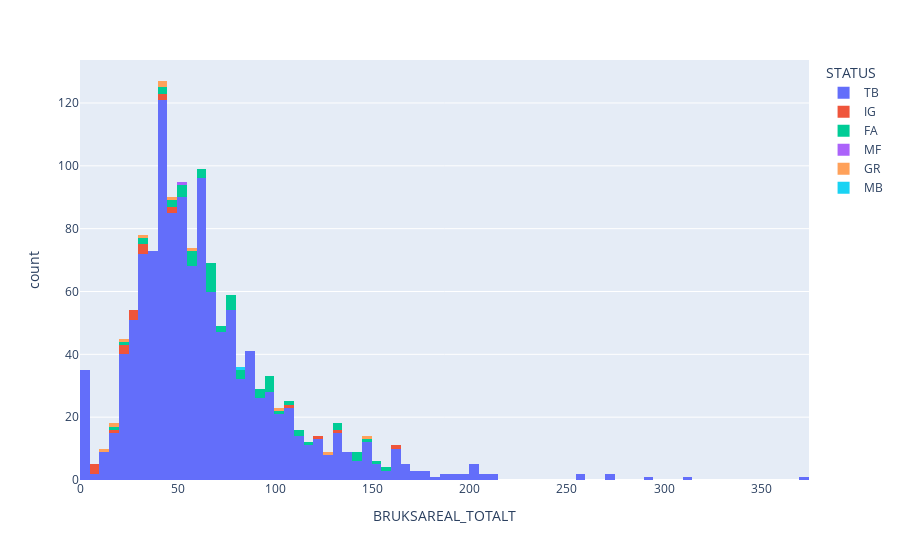

Notebook cell for this chart:
### Markdown cell above
#### 10) Lag et histogram av bruksareal i tabellen
Da må vi først importere en ny pakke, hvor plotly_express er et ypperlig alternativ. For et mer informativt histogram, kan det også være fint å fargelegge histogrammet basert på bygningstype.

### Code cell
import plotly.express as px

px.histogram(bygg, x="BRUKSAREAL_TOTALT", color="STATUS")

### Figure 1 — Plotly figure (JSON) as saved in the notebook; plotly's stock layout.template omitted (floating-point values rounded to 4 significant figures; data arrays with more than 128 entries replaced by an {"elided": "..."} marker saying what was removed)
{"data": [{"alignmentgroup": "True", "bingroup": "x", "hovertemplate": "STATUS=TB<br>BRUKSAREAL_TOTALT=%{x}<br>count=%{y}<extra></extra>", "legendgroup": "TB", "marker": {"color": "#636efa", "pattern": {"shape": ""}}, "name": "TB", "offsetgroup": "TB", "orientation": "v", "showlegend": true, "type": "histogram", "x": {"elided": "1229 int values"}, "xaxis": "x", "yaxis": "y"}, {"alignmentgroup": "True", "bingroup": "x", "hovertemplate": "STATUS=IG<br>BRUKSAREAL_TOTALT=%{x}<br>count=%{y}<extra></extra>", "legendgroup": "IG", "marker": {"color": "#EF553B", "pattern": {"shape": ""}}, "name": "IG", "offsetgroup": "IG", "orientation": "v", "showlegend": true, "type": "histogram", "x": [130, 7, 9, 27, 26, 22, 30, 24, 34, 160, 42, 32, 8, 27, 46, 123, 105, 49, 22, 15, 43], "xaxis": "x", "yaxis": "y"}, {"alignmentgroup": "True", "bingroup": "x", "hovertemplate": "STATUS=FA<br>BRUKSAREAL_TOTALT=%{x}<br>count=%{y}<extra></extra>", "legendgroup": "FA", "marker": {"color": "#00cc96", "pattern": {"shape": ""}}, "name": "FA", "offsetgroup": "FA", "orientation": "v", "showlegend": true, "type": "histogram", "x": [74, 91, 46, 69, 141, 157, 72, 79, 33, 59, 95, 80, 113, 109, 83, 34, 144, 68, 63, 66, 77, 150, 50, 140, 97, 97, 59, 62, 19, 58, 119, 67, 82, 103, 145, 54, 57, 96, 24, 75, 69, 131, 45, 66, 60, 59, 66, 40, 130, 50, 97, 76, 79, 65, 92, 112, 40, 53, 68, 91], "xaxis": "x", "yaxis": "y"}, {"alignmentgroup": "True", "bingroup": "x", "hovertemplate": "STATUS=MF<br>BRUKSAREAL_TOTALT=%{x}<br>count=%{y}<extra></extra>", "legendgroup": "MF", "marker": {"color": "#ab63fa", "pattern": {"shape": ""}}, "name": "MF", "offsetgroup": "MF", "orientation": "v", "showlegend": true, "type": "histogram", "x": [51], "xaxis": "x", "yaxis": "y"}, {"alignmentgroup": "True", "bingroup": "x", "hovertemplate": "STATUS=GR<br>BRUKSAREAL_TOTALT=%{x}<br>count=%{y}<extra></extra>", "legendgroup": "GR", "marker": {"color": "#FFA15A", "pattern": {"shape": ""}}, "name": "GR", "offsetgroup": "GR", "orientation": "v", "showlegend": true, "type": "histogram", "x": [145, 32, 19, 41, 41, 22, 127, 101, 11, 58, 45], "xaxis": "x", "yaxis": "y"}, {"alignmentgroup": "True", "bingroup": "x", "hovertemplate": "STATUS=MB<br>BRUKSAREAL_TOTALT=%{x}<br>count=%{y}<extra></extra>", "legendgroup": "MB", "marker": {"color": "#19d3f3", "pattern": {"shape": ""}}, "name": "MB", "offsetgroup": "MB", "orientation": "v", "showlegend": true, "type": "histogram", "x": [82], "xaxis": "x", "yaxis": "y"}], "layout": {"autosize": true, "barmode": "relative", "legend": {"title": {"text": "STATUS"}, "tracegroupgap": 0}, "margin": {"t": 60}, "xaxis": {"anchor": "y", "autorange": true, "domain": [0, 1], "range": [-0.5, 374.5], "title": {"text": "BRUKSAREAL_TOTALT"}, "type": "linear"}, "yaxis": {"anchor": "x", "autorange": true, "domain": [0, 1], "range": [0, 133.7], "title": {"text": "count"}}}}
